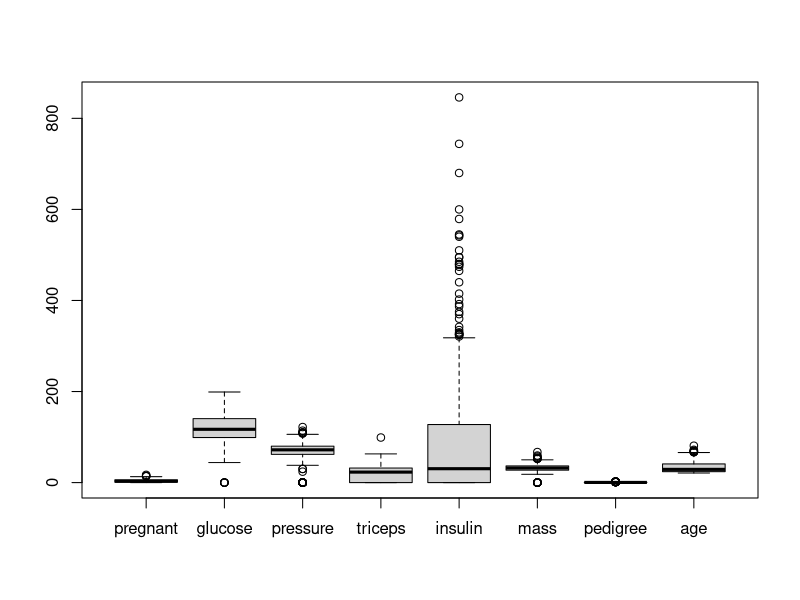
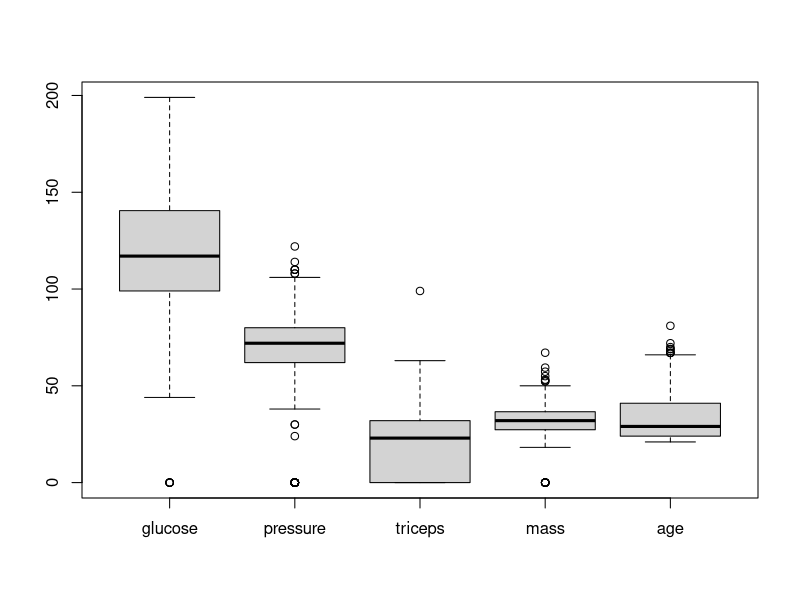
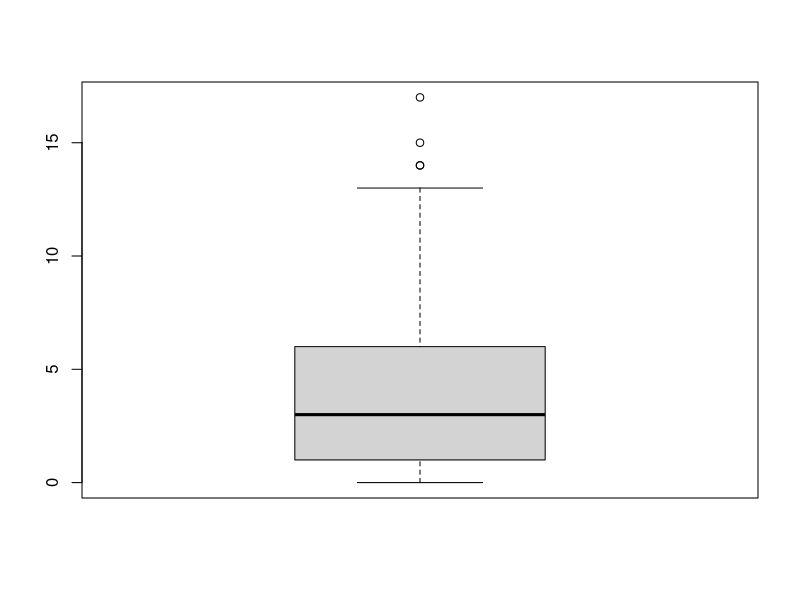
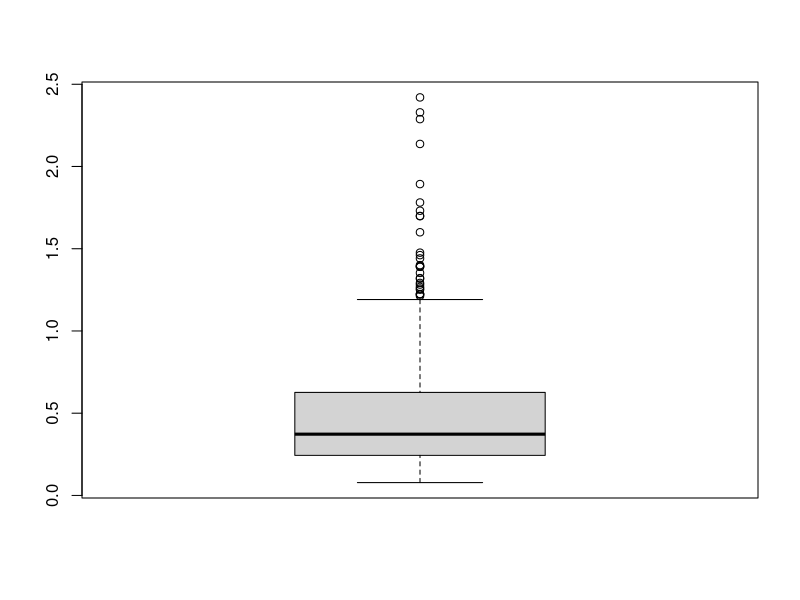
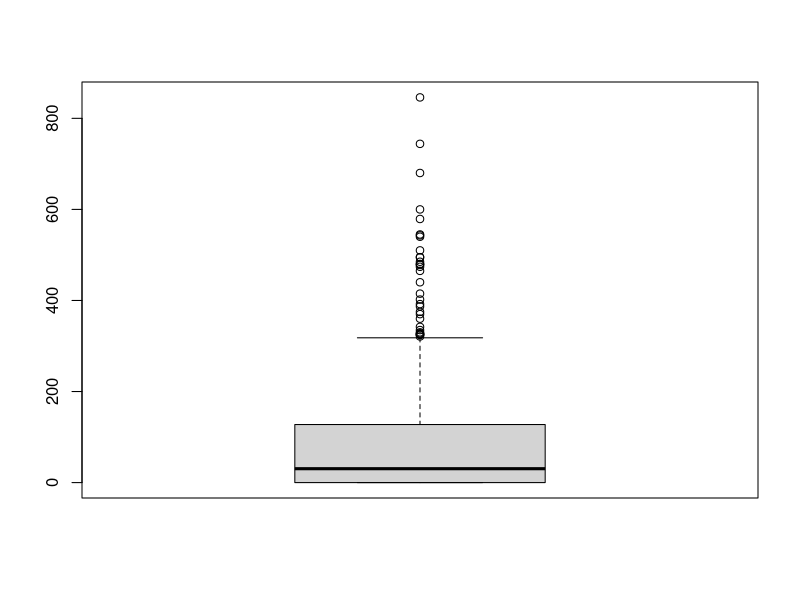
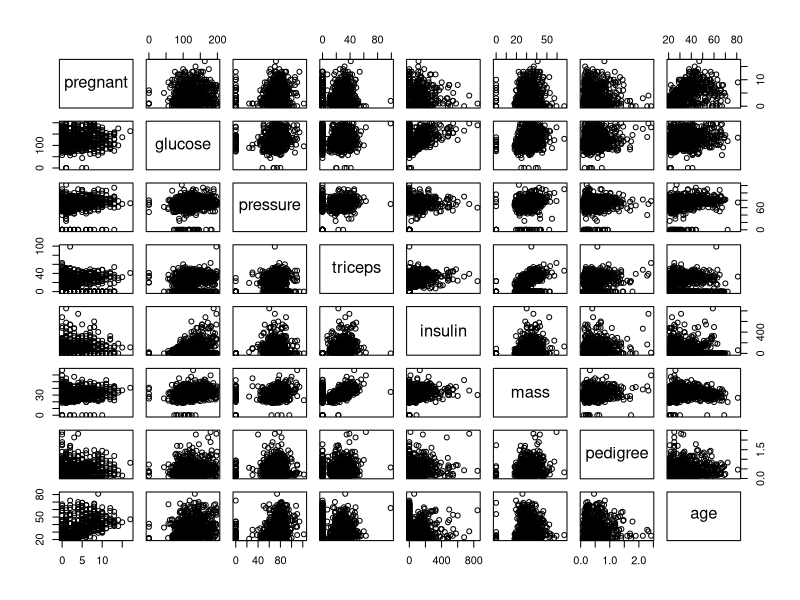
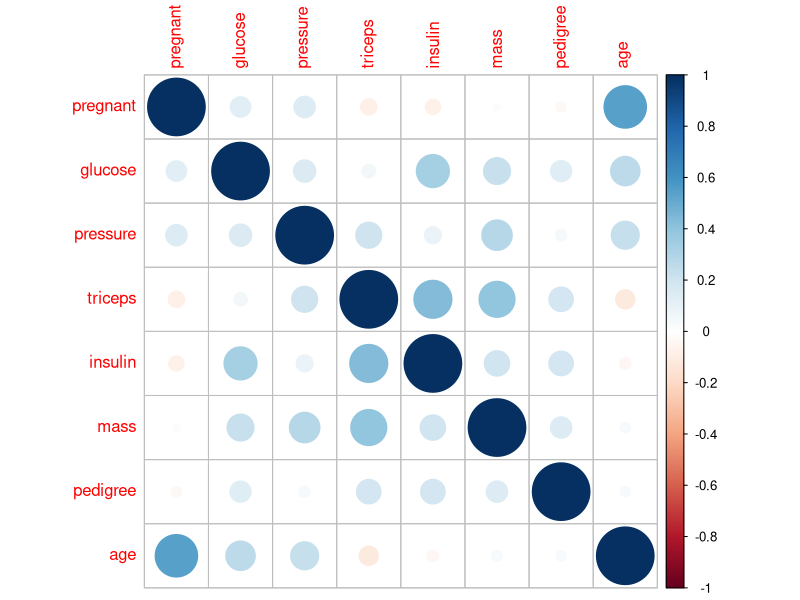
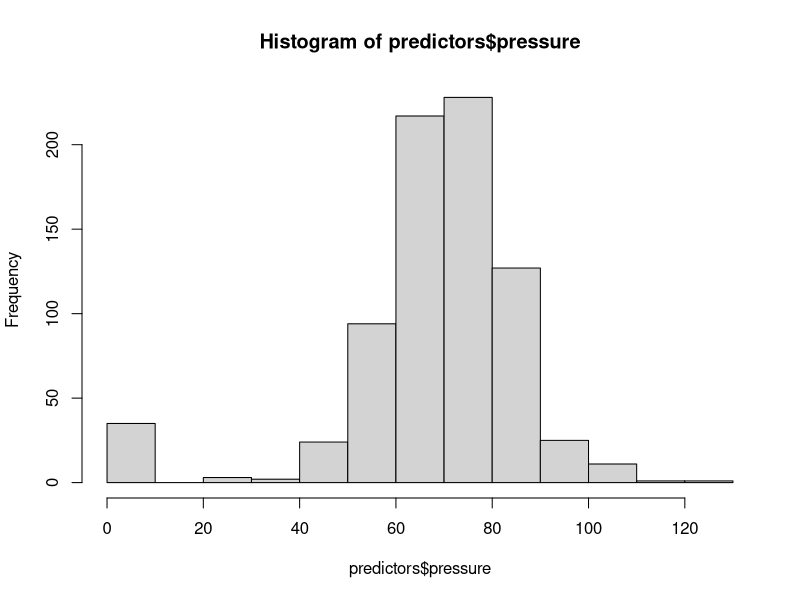

The R source for these figures, in order:
## ---- chunk 1
knitr::opts_chunk$set(echo = TRUE)
## ---- chunk 2
library(knitr)
library(corrplot)
library(mlbench)
library(caret)
library(e1071)
library(ggplot2)

data(PimaIndiansDiabetes)

summary(PimaIndiansDiabetes)

predictors <- PimaIndiansDiabetes[ , -(9)]

boxplot(predictors)

boxplot(predictors[,-c(5, 1, 7)]) # Glucose looks normal, Blood pressure normal but with outliers, skin thickness skewed positive 
boxplot(predictors[,c(1)]) # Skewed positive
boxplot(predictors[,(7)]) # Heavily Skewed positive
boxplot(predictors[,(5)]) # Heavily Skewed positive


## ---- chunk 3
# no near zero variance predictors
print(nearZeroVar(predictors))
## ---- chunk 4
pairs(predictors)

cor( predictors )

# Use the "corrplot" command:
corrplot( cor( predictors ))
## ---- chunk 5
Skewness <- apply( predictors, 2, skewness )

Outliers <- c()
SkewnessQ <- c()
for (i in 1:ncol(predictors)) {
  BoxPlot = boxplot(predictors[,i], plot=FALSE)
  if (length(BoxPlot$out) > 0) { 
    Outliers = append(Outliers, "Yes")}
  else {
    Outliers = append(Outliers, "No")}
  if (abs(Skewness[i]) < .5) { 
    SkewnessQ = append(SkewnessQ, "None")}
  else if (abs(Skewness[i]) >= .5 & (abs(Skewness[i]) < 1)){ 
    SkewnessQ = append(SkewnessQ, "Moderate")}
  else {
    SkewnessQ = append(SkewnessQ, "High")
  }
  
}

characteristics = data.frame(Skewness, SkewnessQ, Outliers)

kable(characteristics, format = "markdown", col.names = c("Skewness", "Skewness Level", "Contains Outliers"))


hist(predictors$pressure)
## ---- chunk 6
hist(predictors$pedigree)
hist(log(predictors$pedigree))
## ---- chunk 7
hist(predictors$age)

## ---- chunk 8
predictorPP <- preProcess(predictors, c("BoxCox", "center", "scale"))

predictorPP$method$BoxCox

predictorPP$bc$pedigree
predictorPP$bc$age
## ---- chunk 9
Pimapca <- prcomp(predictors,center = TRUE, scale. = TRUE)

summary(Pimapca)

Pimapca
